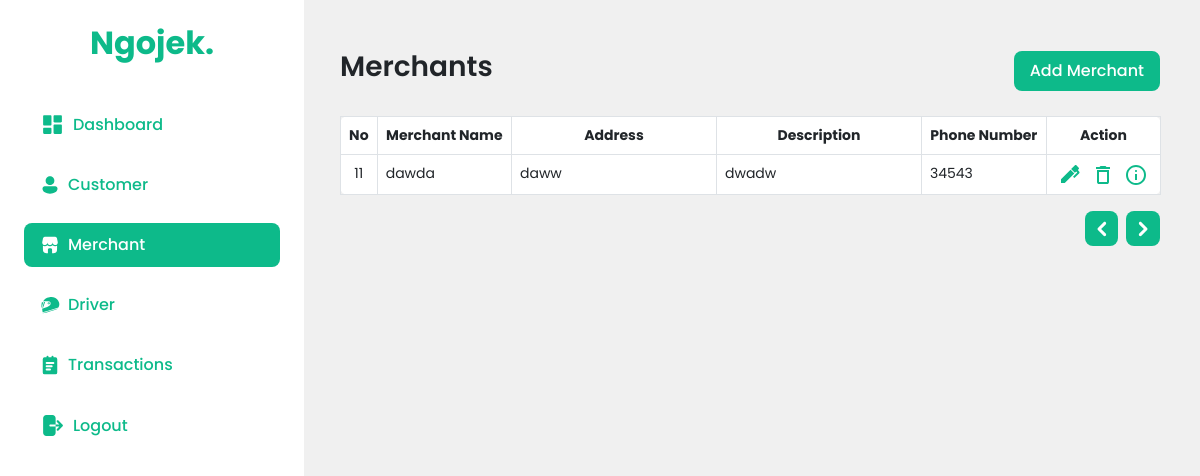
Before: /dashboard/pages/admin/merchant.php?page=2 (signed in) with the older database file.
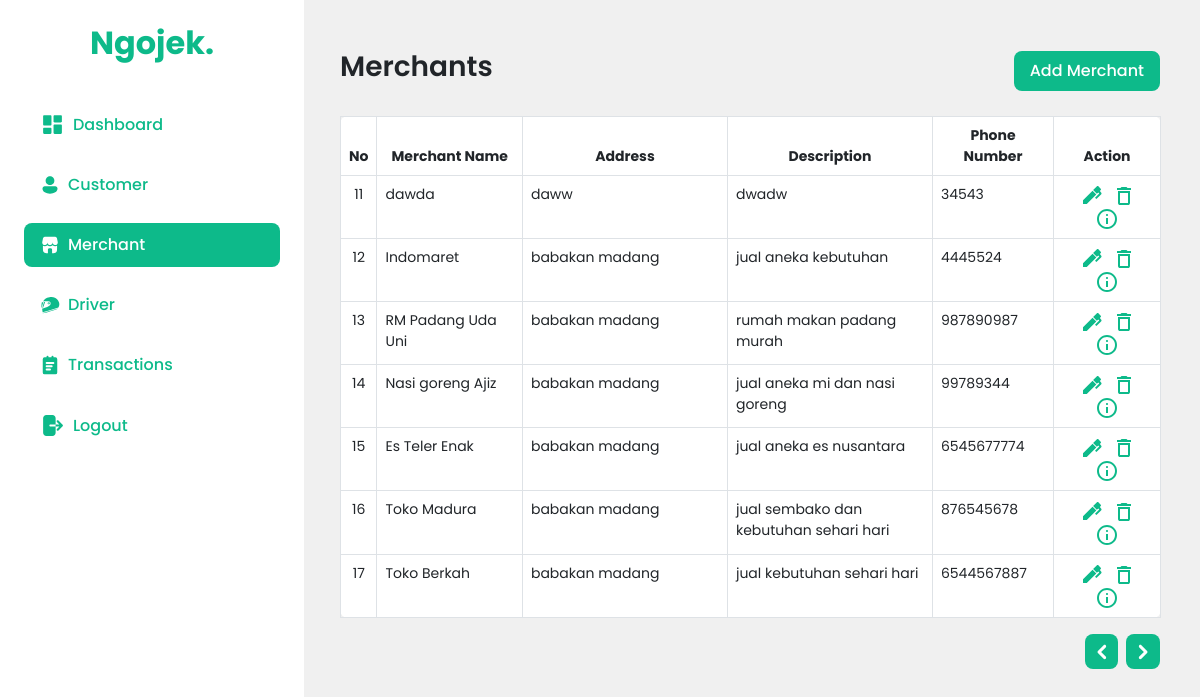
After: the same page with the newer database file.
### tables this page shows
CREATE TABLE `merchant` (
  `merchant_id` char(5) NOT NULL CHECK (`merchant_id` regexp '^MR[0-9][0-9][0-9]'),
  `address` varchar(255) DEFAULT NULL,
  `name` varchar(100) DEFAULT NULL,
  `description` varchar(100) DEFAULT NULL,
  `image` varchar(255) DEFAULT NULL,
  `merchant_type` enum('Restaurant','Mart') DEFAULT NULL,
  `username` varchar(100) DEFAULT NULL,
  `password` varchar(100) DEFAULT NULL,
  `phone_number` varchar(15) DEFAULT NULL
);

### dashboard/pages/admin/merchant.php (the view, shortened to what this page needs)
<?php
include("../../../Database/connection.php");
$start = 0;
$rowPerPage = 10;
$rows = mysqli_query($conn, "select * from merchant");
$numRows = mysqli_num_rows($rows);
$pages = ceil($numRows / $rowPerPage);
if (isset($_GET['page'])) {
    $page = (int)$_GET['page'] - 1;
    $start = $page * $rowPerPage;
}
?>
<!DOCTYPE html>
<html lang="en">
<head>
    <link href="https://cdn.jsdelivr.net/npm/bootstrap@5.0.2/dist/css/bootstrap.min.css" rel="stylesheet">
    <link rel="stylesheet" href="style/style.css">
</head>
<body>
    <div class="kontainer">
        <?php include("sidebar.php"); ?>
        <div class="container-content">
            <div class="header-content">
                <h2>Merchants</h2>
                <button type="button" data-bs-toggle="modal" data-bs-target="#modalAdd">Add Merchant</button>
            </div>
            <table class="table table-bordered bg-white">
                <thead>
                    <tr>
                        <th scope="col">No</th>
                        <th scope="col">Merchant Name</th>
                        <th scope="col" class="w-25">Address</th>
                        <th scope="col" class="w-25">Description</th>
                        <th scope="col">Phone Number</th>
                        <th scope="col">Action</th>
                    </tr>
                </thead>
                <tbody>
                    <?php
                    $no = 1;
                    $sql = "select * from merchant limit $start, $rowPerPage";
                    $res = mysqli_query($conn, $sql);
                    while ($row = mysqli_fetch_assoc($res)) :
                        $no++;
                    ?>
                        <tr>
                            <th><?= ++$start; ?></th>
                            <td><?= $row["name"] ?></td>
                            <td><?= $row["address"] ?></td>
                            <td><?= $row["description"] ?></td>
                            <td><?= $row["phone_number"] ?></td>
                            <th>
                                <button type="button" data-bs-toggle="modal" data-bs-target="#modalEdit<?= $no ?>">
                                </button>
                                <button type="button" data-bs-toggle="modal" data-bs-target="#modalDelete<?= $no ?>">
                                </button>
                                <button type="button" data-bs-toggle="modal" data-bs-target="#modalDetail<?= $no ?>">
                                </button>
                            </th>
                        </tr>
        </div>
    <?php endwhile; ?>
    <div class="wrap-bottom">
        <?php
        if (isset($_GET['page']) && $_GET['page'] > 1) {
        ?>
            <a href="?page=<?= $_GET['page'] - 1 ?>">
                <button class="arrow-btn">
                </button>
            </a>
        <?php
        }
        ?>
        <?php
        if (!isset($_GET['page']) && $numRows > $rowPerPage) {
        ?>
            <a href="?page=2">
                <button class="arrow-btn right-btn">
                    <svg xmlns="http://www.w3.org/2000/svg" width="24" height="24" viewBox="0 0 24 24" fill="none">
                        <g clip-path="url(#clip0_187_945)">
                            <path fill-rule="evenodd" clip-rule="evenodd" d="M16.0599 10.9399C16.3408 11.2212 16.4986 11.6024 16.4986 11.9999C16.4986 12.3974 16.3408 12.7787 16.0599 13.0599L10.4039 18.7179C10.1225 18.9992 9.74089 19.1571 9.34304 19.157C8.94518 19.1569 8.56365 18.9988 8.28239 18.7174C8.00113 18.436 7.84317 18.0544 7.84326 17.6566C7.84336 17.2587 8.00149 16.8772 8.28289 16.5959L12.8789 11.9999L8.28289 7.40391C8.00952 7.12114 7.85814 6.7423 7.86137 6.34901C7.8646 5.95571 8.02218 5.57941 8.30016 5.30117C8.57815 5.02292 8.95429 4.86499 9.34759 4.86139C9.74088 4.85779 10.1199 5.0088 10.4029 5.28191L16.0609 10.9389L16.0599 10.9399Z" fill="white" />
                        </g>
                        <defs>
                            <clipPath id="clip0_187_945">
                                <rect width="24" height="24" fill="white" />
                            </clipPath>
                        </defs>
                    </svg>
                </button>
            </a>
        <?php
        } elseif ($_GET['page'] >= $pages) {
        ?>
            <a href="">
                <button class="arrow-btn right-btn">
                </button>
            </a>
        <?php
        }
        ?>
    </div>
    </div>
</body>
</html>

### dashboard/pages/admin/sidebar.php (shortened to what this page needs)
<?php
$page = substr($_SERVER["SCRIPT_NAME"], strrpos($_SERVER["SCRIPT_NAME"], "/") + 1);
?>
<!DOCTYPE html>
<html lang="en">
<head>
    <link rel="stylesheet" href="style/sidebar.css">
</head>
<body>
    <aside class="sidebar-wrapper">
        <div class="logo">
            <h2>Ngojek.</h2>
        </div>
        <div class="content-sidebar">
            <div class="top-sidebar">
                <a href="home.php" class="card-sidebar <?= $page == "home.php" ? 'active-sidebar' : ""; ?>">
                    <p>Dashboard</p>
                </a>
                <a href="customer.php" class="card-sidebar <?= $page == "customer.php" ? "active-sidebar" : ""; ?>">
                    <p>Customer</p>
                </a>
                <a href="merchant.php" class="card-sidebar <?= $page == "merchant.php" ? "active-sidebar" : ""; ?>">
                    <p>Merchant</p>
                </a>
                <a href="driver.php" class="card-sidebar <?= $page == "driver.php" ? "active-sidebar" : ""; ?>">
                    <p>Driver</p>
                </a>
                <a href="transaction.php?history=ride" class="card-sidebar <?= $page == "transaction.php" ? "active-sidebar" : ""; ?>">
                    <p>Transactions</p>
                </a>
            </div>
            <div class="bottom-sidebar">
                <a href="../../action/logout.php" class="card-sidebar">
                    <p>Logout</p>
                </a>
            </div>
        </div>
    </aside>
</body>
</html>

### dashboard/pages/admin/style/style.css (style rules this page uses)
:root { --primary: #0dba8a; --text-white: #ffffff; --text-black: #092e24; --bg-grey: #f0f0f0; --bg-secondary: #dcf6ef; }
body { margin: 0; padding: 0; }
* { -webkit-box-sizing: content-box; -moz-box-sizing: content-box; box-sizing: content-box; }
*:before, *:after { -webkit-box-sizing: content-box; -moz-box-sizing: content-box; box-sizing: content-box; }
.kontainer { display: flex; height: 100vh; background-color: var(--bg-grey); }
.kontainer .container-content { padding: 50px 40px 50px 40px; width: 77%; padding-left: 340px; }
.header-content { display: flex; justify-content: space-between; align-items: center; font-family: "poppins"; margin-bottom: 1.5rem; }
.header-content h2 { font-size: 1.75rem; font-weight: 600; }
.header-content button { color: white; padding: 0.5rem 1rem; background-color: var(--primary); border-radius: 0.5rem; border: none; font-size: 1rem; font-weight: 500; transition: .3s all ease; }
.table { font-family: 'poppins'; font-size: 14px; border-radius: 0.5rem; }
table tbody tr th button { border: none; background-color: var(--text-white); }
table thead tr th { text-align: center; }
table tbody tr th { text-align: center; font-weight: 400; }
.wrap-bottom { display: flex; justify-content: right; }
.wrap-bottom a { text-decoration: none; }
.wrap-bottom a .arrow-btn { background-color: var(--primary); border-radius: .5rem; border: none; padding: .3rem .3rem; }
.wrap-bottom a .arrow-btn.right-btn { margin-left: .5rem; }

### dashboard/pages/admin/style/sidebar.css (style rules this page uses)
:root { --primary: #0dba8a; --text-white: #ffffff; --text-black: #092e24; --bg-grey: #f0f0f0; --bg-secondary: #dcf6ef; }
body { margin: 0; padding: 0; }
.sidebar-wrapper { width: 16rem; background-color: var(--text-white); padding: 1.5rem 1.5rem 2.5rem 1.5rem; min-height: 100%; position: fixed; }
.content-sidebar { height: 90%; display: flex; flex-direction: column; justify-content: space-between; }
.sidebar-wrapper .logo { width: 100%; display: flex; justify-content: center; }
.sidebar-wrapper .logo h2 { font-family: Poppins; font-size: 2rem; font-style: normal; font-weight: 700; color: var(--primary); margin-top: 0px; margin-bottom: 40px; }
.card-sidebar { background-color: var(--text-white); border-radius: 8px; padding: 10px 16px 10px 16px; display: flex; align-items: center; margin-bottom: 1rem; text-decoration: none !important; }
.card-sidebar p { margin-top: 0px; margin-bottom: 0px; font-family: Poppins; font-size: 1rem; font-style: normal; font-weight: 500; color: var(--primary); margin-left: 8px; }
.card-sidebar svg { fill: var(--primary); }
.card-sidebar.active-sidebar { background-color: var(--primary); }
.card-sidebar.active-sidebar p { color: var(--text-white); }
.card-sidebar.active-sidebar svg { fill: var(--text-white); }

Changed rows visible on the page:
added merchant: name "Indomaret", address "babakan madang", description "jual aneka kebutuhan", phone_number "4445524"
added merchant: name "RM Padang Uda Uni", address "babakan madang", description "rumah makan padang murah", phone_number "987890987"
added merchant: name "Nasi goreng Ajiz", address "babakan madang", description "jual aneka mi dan nasi goreng", phone_number "99789344"
added merchant: name "Es Teler Enak", address "babakan madang", description "jual aneka es nusantara", phone_number "6545677774"
added merchant: name "Toko Madura", address "babakan madang", description "jual sembako dan kebutuhan sehari hari", phone_number "876545678"
added merchant: name "Toko Berkah", address "babakan madang", description "jual kebutuhan sehari hari", phone_number "6544567887"
